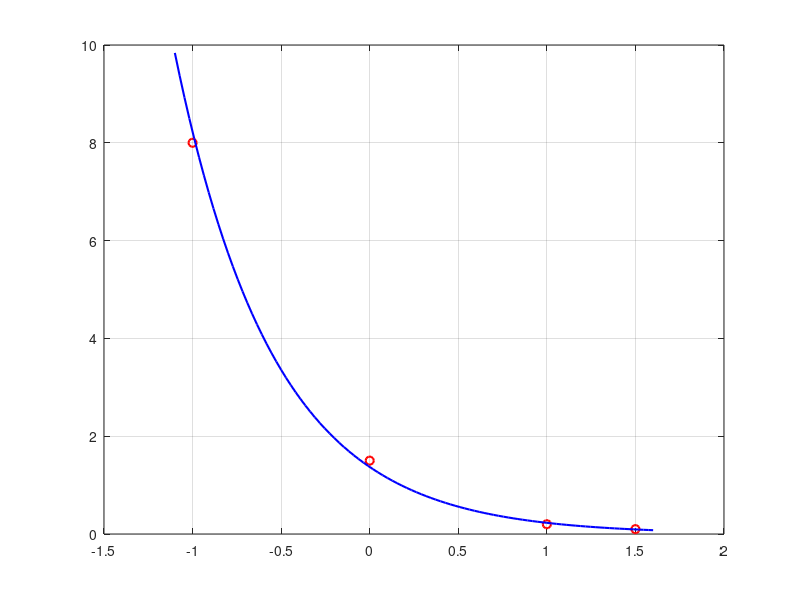

Here is the MATLAB script that generated this plot:
#pontos
x = [-1 0 1 1.5]';
y = [8.0 1.5 0.2 0.1]';

#resol. as eqs. normais
A = [ones(4,1) x];
c = inv(A'*A)*A'*log(y)

#fun. ajustada
a = exp(c(1)), b = c(2)
f = @(x) a*exp(b*x);

#esboco da fun. ajustada
xx = linspace(-1.1,1.6);
plot(x,y,'ro','linewidth',1.5,...
     xx,f(xx),'b-','linewidth',1.5);grid
     
norm(y - f(x))^2
